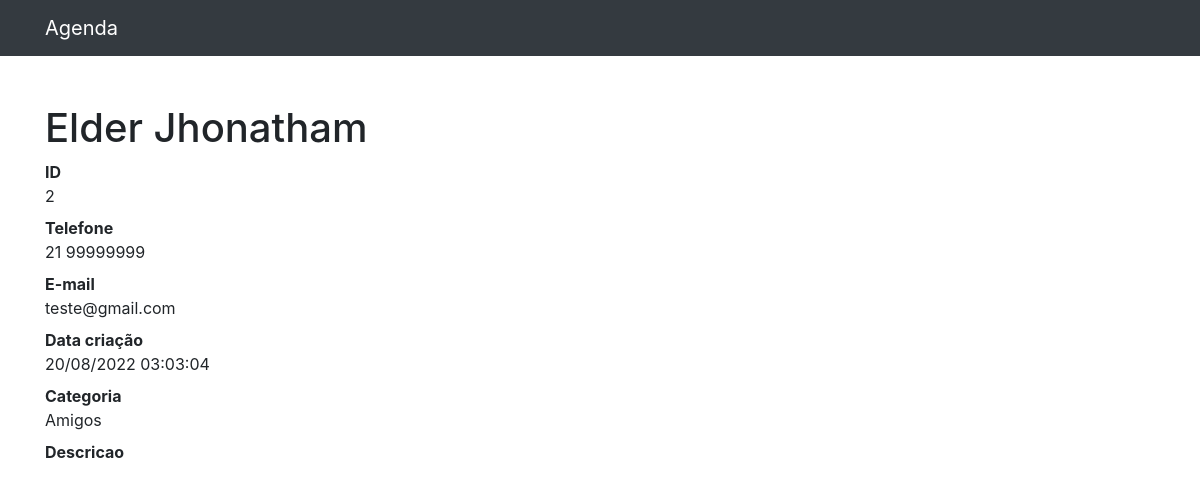
/2, run on the app's committed database.
### contatos/models.py (models this page shows, shortened)
class Contato(models.Model):
    nome = models.CharField(max_length=255)
    sobrenome = models.CharField(max_length=255, blank=True)
    telefone = models.CharField(max_length=255)
    email = models.CharField(max_length=255, blank=True)
    data_criacao = models.DateTimeField(default=timezone.now)
    descricao = models.TextField(blank=True)
    categoria = models.ForeignKey(Categoria, on_delete=models.DO_NOTHING)

class Categoria(models.Model):
    nome = models.CharField(max_length=255)
    def __str__(self):
        return self.nome

### contatos/views.py (the view)
# urls.py: path('<int:contato_id>', views.ver_contato, name='ver_contato'),
def ver_contato(request, contato_id):
    contato = Contato.objects.get(id=contato_id)
    return render(request, 'contatos/ver_contato.html', {
        'contato': contato
    })

### contatos/templates/contatos/ver_contato.html (shortened to what this page needs)
{%extends 'base.html'%}
{%block conteudo%}
<h1 class="mt-5">{{ contato.nome }} {{ contato.sobrenome }}</h1>
<dl>
  <dt>ID</dt>
  <dd>{{  contato.id }}</dd>
  <dt>Telefone</dt>
  <dd>{{  contato.telefone }}</dd>
  <dt>E-mail</dt>
  <dd>{{  contato.email }}</dd>
  <dt>Data criação</dt>
  <dd>{{  contato.data_criacao |date:'d/m/Y H:i:s' }}</dd>
  <dt>Categoria</dt>
  <dd>{{  contato.categoria }}</dd>
  <dt>Descricao</dt>
</dl>
{%endblock%}

### data on the page
Contato: nome "Elder", sobrenome "Jhonatham", id "2", telefone "21 99999999", email "teste@gmail.com", data_criacao "20/08/2022 03:03:04", categoria "Amigos"
